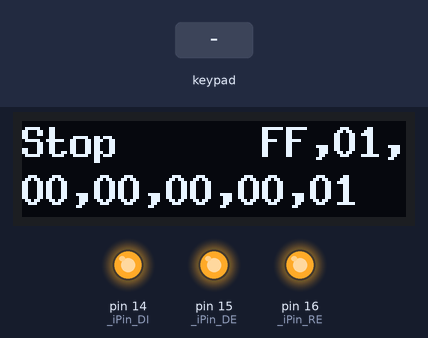
A program run on a simulated Arduino Nano, built with avr-gcc and run on an emulated ATmega328P. On the bench: 128×32 one-colour display, output pins drawn as LEDs (lit = HIGH). The test bench sets the inputs (shaded band). What the program prints to the serial monitor is not drawn.

Above: at 3.6 s.
3.7 s: key 'U' pressed
At 4.07 s:
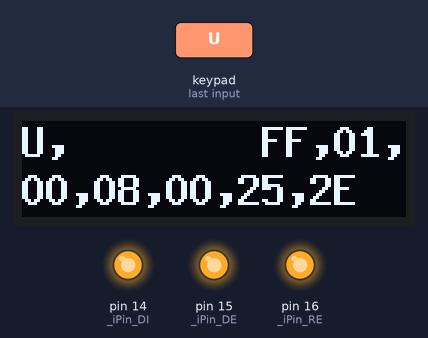
5.7 s: key 'L' pressed
At 6.06 s:
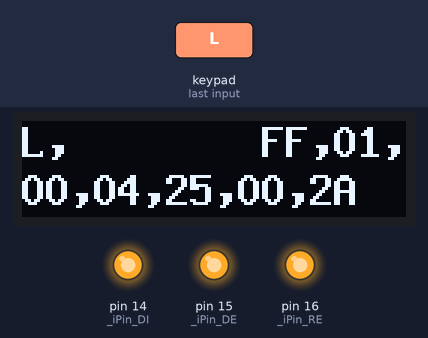
7.6 s: key 'D' pressed
At 7.94 s:
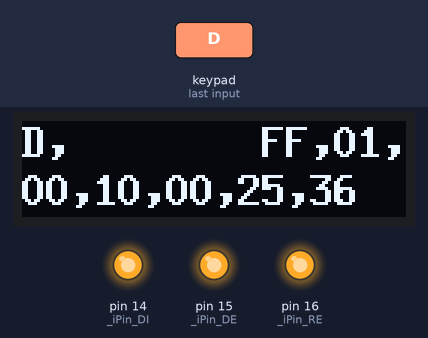
9.5 s: key 'R' pressed
At 9.87 s:
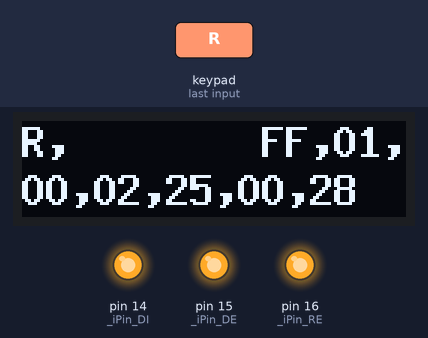
11.5 s: key 'X' pressed
At 11.86 s:
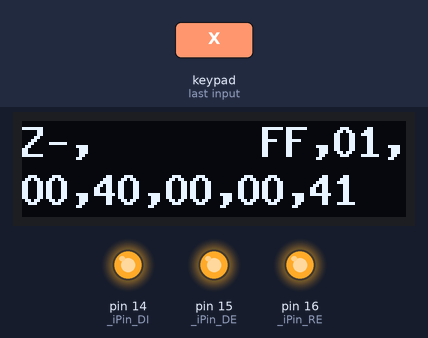
13.4 s: key 'O' pressed
At 13.75 s:
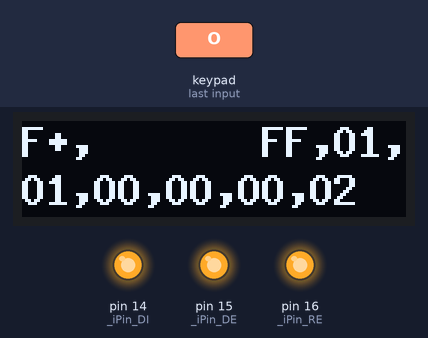
Timing chart, 0 to 16.3 s (numbered marks = the images above; inputs shaded):
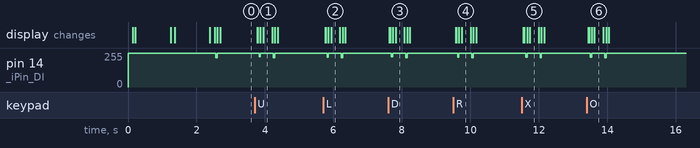

Measured:
- after the input at 3.7 s, pin 14 (_iPin_DI): 255/255 → 226/255 after 0.13 s, → 255/255 0.04 s later, → 221/255 0.38 s later, → 255/255 0.04 s later; the display: first changes after 0.07 s (image 1 shows a later state)
- after the input at 5.7 s, pin 14 (_iPin_DI): 255/255 → 225/255 after 0.11 s, → 255/255 0.04 s later, → 221/255 0.38 s later, → 255/255 0.04 s later; the display: first changes after 0.06 s (image 2 shows a later state)
- after the input at 7.6 s, pin 14 (_iPin_DI): 255/255 → 226/255 after 0.10 s, → 255/255 0.04 s later, → 221/255 0.38 s later, → 255/255 0.04 s later; the display: first changes at once (image 3 shows a later state)
- after the input at 9.5 s, pin 14 (_iPin_DI): 255/255 → 224/255 after 0.13 s, → 255/255 0.04 s later, → 221/255 0.38 s later, → 255/255 0.04 s later; the display: first changes after 0.07 s (image 4 shows a later state)
- after the input at 11.5 s, pin 14 (_iPin_DI): 255/255 → 222/255 after 0.12 s, → 255/255 0.04 s later, → 221/255 0.38 s later, → 255/255 0.04 s later; the display: first changes after 0.05 s (image 5 shows a later state)
- after the input at 13.4 s, pin 14 (_iPin_DI): 255/255 → 222/255 after 0.11 s, → 255/255 0.04 s later, → 221/255 0.38 s later, → 255/255 0.04 s later; the display: first changes at once (image 6 shows a later state)

The program:

main.cpp
```cpp
// (licence header left out)
#define MAIN_CPP
#include "ps2ptz.h"

void WaitUntilReleased(unsigned int uiButton);
void CheckSelect();
int  WaitMenuButton();
void DisplayOption(int iOption);

void setup()
{
  pinMode(_iPin_DI, OUTPUT);

  // DE HIGH
  pinMode(_iPin_DE, OUTPUT);
  digitalWrite(_iPin_DE, 1);

  pinMode(_iPin_RO, INPUT);

  // RE _HIGH (disable)
  pinMode(_iPin_RE, OUTPUT);
  digitalWrite(_iPin_RE, 1);

  // OLED setup 8x8 block mode
  u8x8.begin();
  u8x8.setPowerSave(0);
  u8x8.setFont(u8x8_font_8x13B_1x2_r);
  u8x8.setCursor(0, 0);
  u8x8.print("PS2PTZ " + String(VERSION));
  u8x8.drawString(0, 2, "by Ravi Deo");

  tx485.begin(9600);

  int iError = 0;
  uint8_t type = 0;

    Serial.begin(9600);
  Serial.println("Ps2Ptz " + String(VERSION));

  delay(1000);
  u8x8.clearDisplay();
  u8x8.setCursor(0, 0);
  u8x8.print("Searching PSC");

  int x=0;
  do
  {
    u8x8.drawString(x%12, 2, "*");
    delay(1000);

    //setup pins and settings:  GamePad(clock, command, attention, data, Pressures?, Rumble?)
    iError = ps2x.config_gamepad(_iPin_SCK, _iPin_MOSI, _iPin_SS, _iPin_MISO, true, true);
    if (iError == 1) {
      u8x8.drawString(x%12, 2, " ");
      Serial.println("No controller found, retry in a sec");
    }
    x++;

  } while (iError == 1); // retry loop

  if (iError == 0)
    Serial.println("Found Controller, configured successful");
  else if (iError == 2)
  {
    Serial.println("Controller found but not accepting commands");
    exit(0);
  }
  else if (iError == 3)
    Serial.println("Controller refusing to enter Pressures mode, may not support it. ");

  type = ps2x.readType();
  switch (type)
  {
  case 0:
    Serial.println("Unknown Controller type");
    exit(0);
    break;
  case 1:
    Serial.println("DualShock Controller Found");
    break;
  case 2:
    Serial.println("GuitarHero Controller Found");
    exit(0);
    break;
  }

  u8x8.clearDisplay();
  u8x8.setCursor(0, 0);
  u8x8.print("Found PSC");

}

void loop()
{
  bool bActive = false;

  ps2x.read_gamepad(false, false); //read controller and dont 'vibrate'

  ca.sAction = "";
  ca.ubByte3 = 0;
  ca.ubByte4 = 0;
  ca.ubByte5 = 0;
  ca.ubByte6 = 0;

  bActive = CheckPtz();

  if (bActive)
  {
    if (ca.sAction != ca.sLastAction) {
      ca.Transmit();
      ca.bHoldStop=false;
    }
  }
  else if (!ca.bHoldStop)
  {
    // axis in idle state
    ca.sAction = csStop;

    ca.ulTimeUp = 0;
    ca.ulTimeDown = 0;
    ca.ulTimeLeft = 0;
    ca.ulTimeRight = 0;

    if (ca.sAction != ca.sLastAction)
      ca.Transmit(0, 0, 0, 0, ca.sAction);
  }

  ca.ubByte3 = 0;
  ca.ubByte4 = 0;
  ca.ubByte5 = 0;
  ca.ubByte6 = 0;

  delay(50); // essential, give PS2 time to breathe before next read!
}


void WaitUntilReleased(unsigned int uiButton)
{
    while (ps2x.Button(uiButton))
    {
      delay(50);
      ps2x.read_gamepad(false, false);
    }
}
```

CA.h
```cpp
#include <U8x8lib.h>

class CA {
    public:
        byte ubCamId;
        byte ubPreset;

        // RS485 data unsigned bytes
        byte ubByte3;
        byte ubByte4;
        byte ubByte5;
        byte ubByte6;

        // timers for hold logic
        unsigned long ulTimeUp;
        unsigned long ulTimeDown;
        unsigned long ulTimeLeft;
        unsigned long ulTimeRight;

        String sAction;
        String sLastAction;

        bool bHoldStop;

        int iMode;
        int iBaud;
        bool bBleep;

    public:
        CA();

        void Transmit(byte ubCmd1, byte ubCmd2, byte ubData1, byte ubData2, String sAction);
        void Transmit();
};
```

ps2ptz.h
```cpp
#include "Arduino.h"
#include <PS2X_lib.h> //for v1.6
#include <U8x8lib.h>
#include <AvrSerTx.h>
#include "CA.h"


#define VERSION "v1.10"

const byte ubOsdPreset = 70;
const String csStop = "Stop";

// logical pin assignments
const int _iPin_SS = 10;   // D10
const int _iPin_MOSI = 11; // D11
const int _iPin_MISO = 12; // D12
const int _iPin_SCK = 13;  // D13

const int _iPin_DI = 14; // A0
const int _iPin_DE = 15; // A1
const int _iPin_RE = 16; // A2
const int _iPin_RO = 17; // A3


#ifdef MAIN_CPP
// global objects
U8X8_SSD1306_128X32_UNIVISION_HW_I2C u8x8(U8X8_PIN_NONE);
PS2X ps2x;                // PS2 Controller
AvrSerTx tx485(_iPin_DI); // Software Serial output for RS485 data

CA ca;
#else

// global objects
extern U8X8_SSD1306_128X32_UNIVISION_HW_I2C u8x8;
extern PS2X ps2x;                // PS2 Controller
extern AvrSerTx tx485; // Software Serial output for RS485 data

extern CA ca;

#endif


// function prototypes
bool CheckPtz();
```

CA.cpp
```cpp
#include "ps2ptz.h"

CA::CA()
{
    ubCamId=1;
    ubPreset = 1;

    // RS485 data unsigned bytes
    ubByte3 = 0;
    ubByte4 = 0;
    ubByte5 = 0;
    ubByte6 = 0;

    // timers for hold logic
    ulTimeUp = 0;
    ulTimeDown = 0;
    ulTimeLeft = 0;
    ulTimeRight = 0;


    sAction = "";
    sLastAction="";

    bHoldStop=false;

    iBaud=0;
    bBleep=true;

}

void CA::Transmit()
{
    Transmit(ubByte3, ubByte4, ubByte5, ubByte6, sAction);
}

void CA::Transmit(byte ubCmd1, byte ubCmd2, byte ubData1, byte ubData2, String sAction)
{
  sLastAction = sAction;

  u8x8.clear();
  u8x8.drawString(0, 0, sAction.c_str());

  Serial.println(sAction);

  // send the action
  unsigned int modSum = 0;
  byte dataVal[6] = {0xFF, ca.ubCamId, ubCmd1, ubCmd2, ubData1, ubData2};

  char sHex[30] = "";

  for (int i = 0; i < 6; i++)
  {
    tx485.write(dataVal[i]); //10 = uint8_t
    if (i > 0)               //dont add in the SYNC uint8_t to calculate the check sum
      modSum += dataVal[i];
  }
  modSum = modSum % 256;
  tx485.write((byte)modSum);

  for (int i = 0; i < 2; i++)
  {
    sprintf(&sHex[i * 3], "%02X,", dataVal[i]);
  }
  u8x8.drawString(10, 0, sHex);

  for (int i = 2; i < 6; i++)
  {
    sprintf(&sHex[i * 3], "%02X,", dataVal[i]);
  }
  sprintf(&sHex[6 * 3], "%02X", modSum);
  u8x8.drawString(0, 2, &sHex[6]);

  Serial.print("-->");
  Serial.println(sHex);

  //delay(100);
}
```

ptz.cpp
```cpp
#include "ps2ptz.h"

bool CheckLeftAxis();
bool CheckRightAxis();


// constants
const byte cbMidPoint = 128;
const byte cbTolerance = 32;

const byte ubSpeedSlow = 0x25;
const byte ubSpeedFast = 0xFF;

unsigned long ulTurboDelay = 2000;

bool CheckPtz()
{
  bool bActive = CheckLeftAxis();
  if (!bActive)
    bActive = CheckRightAxis();
  return bActive;
}

bool CheckLeftAxis()
{
  bool bActive = false;

  unsigned long ulTime = millis();

  byte iX = ps2x.Analog(PSS_LX);
  byte iY = ps2x.Analog(PSS_LY);

  if (ps2x.Button(PSB_PAD_UP) || (iY < (cbMidPoint - cbTolerance)))
  {
    bActive = true;
    ca.ulTimeDown = 0;

    // UP: 0x00, 0x08, HorzSpeed, VertSpeed
    ca.ubByte4 |= 0x08;
    ca.ubByte6 = ubSpeedSlow;

    if (ca.ulTimeUp == 0)
    {
      // first press, start timer
      ca.ulTimeUp = ulTime;
      ca.sAction += "U,";
    }
    else if ((ulTime - ca.ulTimeUp) > ulTurboDelay)
    {
      // beyond delay
      ca.ubByte6 = ubSpeedFast;
      ca.sAction += "U+,";
    }
    else
    {
      // within delay
      ca.sAction += "U,";
    }
  }
  else if (ps2x.Button(PSB_PAD_DOWN) || (iY > (cbMidPoint + cbTolerance)))
  {
    bActive = true;
    ca.ulTimeUp = 0;

    // DOWN: 0x00, 0x100, HorzSpeed, VertSpeed
    ca.ubByte4 |= 0x10;
    ca.ubByte6 = ubSpeedSlow;

    if (ca.ulTimeDown == 0)
    {
      // start timer
      ca.ulTimeDown = ulTime;
      ca.sAction += "D,";
    }
    else if ((ulTime - ca.ulTimeDown) > ulTurboDelay)
    {
      // beyond delay
      ca.ubByte6 = ubSpeedFast;
      ca.sAction += "D+,";
    }
    else
    {
      // within delay
      ca.sAction += "D,";
    }
  }

  if (ps2x.Button(PSB_PAD_LEFT) || (iX < (cbMidPoint - cbTolerance)))
  {
    bActive = true;
    ca.ulTimeRight = 0;

    // LEFT: 0x00, 0x04, HorzSpeed, VertSpeed
    ca.ubByte4 |= 0x04;
    ca.ubByte5 = ubSpeedSlow;

    if (ca.ulTimeLeft == 0)
    {
      // start timer
      ca.ulTimeLeft = ulTime;
      ca.sAction += "L,";
    }
    else if ((ulTime - ca.ulTimeLeft) > ulTurboDelay)
    {
      // beyond delay
      ca.ubByte5 = ubSpeedFast;
      ca.sAction += "L+,";
    }
    else
    {
      ca.sAction += "L,";
    }
  }
  else if (ps2x.Button(PSB_PAD_RIGHT) || (iX > (cbMidPoint + cbTolerance)))
  {
    bActive = true;
    ca.ulTimeLeft = 0;

    // RIGHT: 0x00, 0x02, HorzSpeed, VertSpeed
    ca.ubByte4 |= 0x02;
    ca.ubByte5 = ubSpeedSlow;

    if (ca.ulTimeRight == 0)
    {
      // start timer
      ca.ulTimeRight = ulTime;
      ca.sAction += "R,";
    }
    else if ((ulTime - ca.ulTimeRight) > ulTurboDelay)
    {
      // beyond delay
      ca.ubByte5 = ubSpeedFast;
      ca.sAction += "R+,";
    }
    else
    {
      ca.sAction += "R,";
    }
  }

  return bActive;
}

bool CheckRightAxis()
{
  byte iX = ps2x.Analog(PSS_RX);
  byte iY = ps2x.Analog(PSS_RY);

  bool bActive = false;

  if (ps2x.Button(PSB_RED) || (iX > (cbMidPoint + cbTolerance)))
  {
    bActive = true;
    ca.sAction += "F+,";
    ca.ubByte3 |= 0x01;
    ca.ubByte4 = 0;
  }
  else if (ps2x.Button(PSB_PINK) || (iX < (cbMidPoint - cbTolerance)))
  {
    bActive = true;
    ca.sAction += "F-,";
    ca.ubByte3 = 0;
    ca.ubByte4 |= 0x80;
  }

  if (ps2x.Button(PSB_BLUE) || (iY > (cbMidPoint + cbTolerance)))
  {
    bActive = true;
    ca.sAction += "Z-,";
    ca.ubByte3 = 0;
    ca.ubByte4 |= 0x40;
  }
  else if (ps2x.Button(PSB_GREEN) || (iY < (cbMidPoint - cbTolerance)))
  {
    bActive = true;
    ca.sAction += "Z+,";
    ca.ubByte3 = 0;
    ca.ubByte4 |= 0x20;
  }

  return bActive;
}
```
